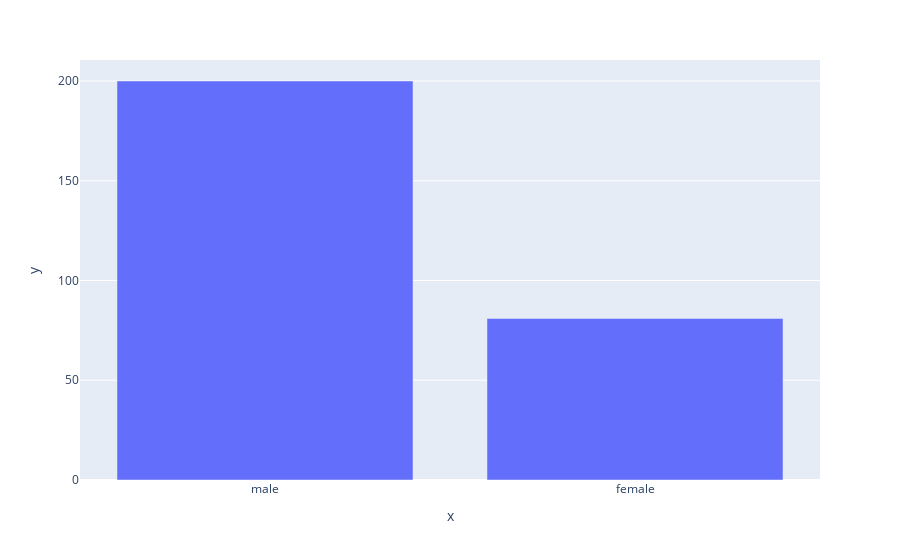

The cell this chart's notebook holds for it:
### Code cell
## Bar plot of the sex with plotly
fig = px.bar(df, x=dict(df['sex'].value_counts()).keys(), y=dict(df['sex'].value_counts()).values())
fig.show()

### Figure 1 — Plotly figure (JSON) as saved in the notebook; plotly's stock layout.template omitted (floating-point values rounded to 4 significant figures)
{"data": [{"alignmentgroup": "True", "hovertemplate": "x=%{x}<br>y=%{y}<extra></extra>", "legendgroup": "", "marker": {"color": "#636efa", "pattern": {"shape": ""}}, "name": "", "offsetgroup": "", "orientation": "v", "showlegend": false, "textposition": "auto", "type": "bar", "x": ["male", "female"], "xaxis": "x", "y": [200, 81], "yaxis": "y"}], "layout": {"barmode": "relative", "legend": {"tracegroupgap": 0}, "margin": {"t": 60}, "xaxis": {"anchor": "y", "domain": [0, 1], "title": {"text": "x"}}, "yaxis": {"anchor": "x", "domain": [0, 1], "title": {"text": "y"}}}}
